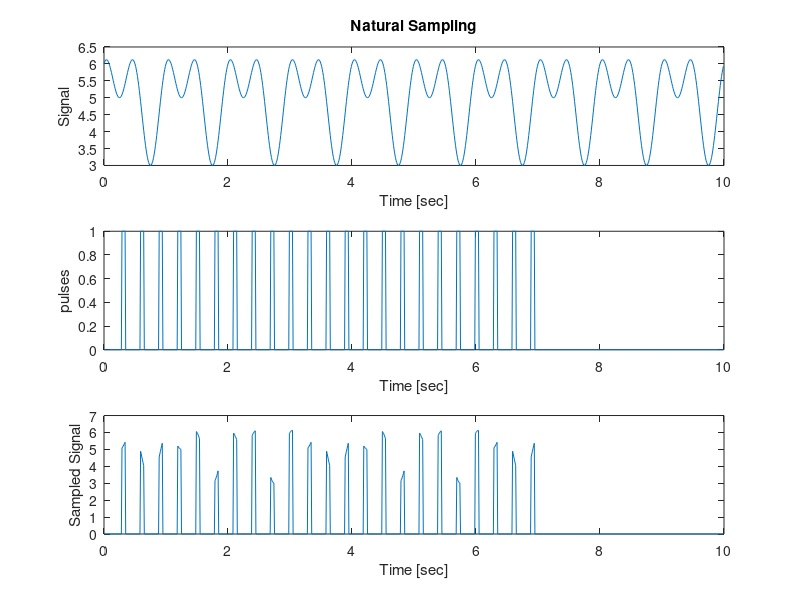
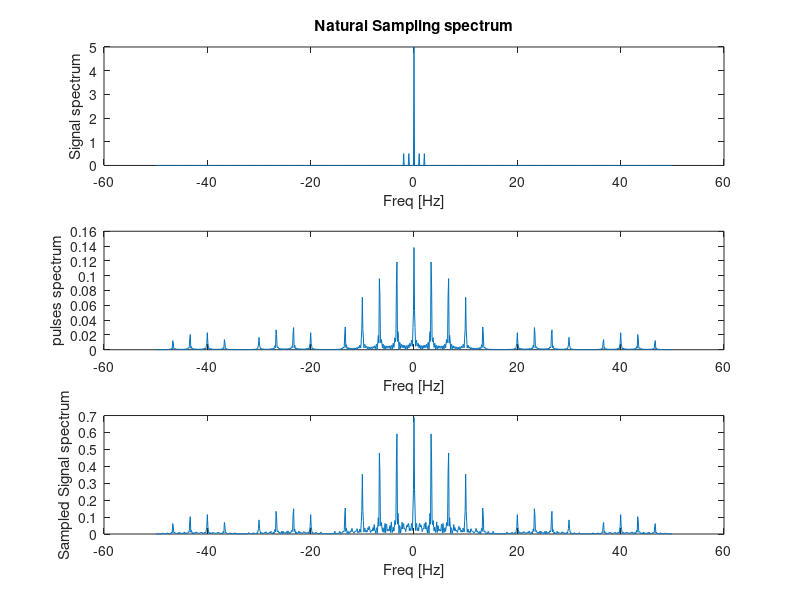

Write the MATLAB code that produced these figures, in order.
close all 
clear all
clc
fs = 100;                                % Sample frequency (Hz)
t = 0:1/fs:10-1/fs;                      % 10 sec sample

w=5+sin(2*pi*t)+cos(2*pi*2*t); %max freq is 2 hz
tauP=zeros(size(w)); %the pulses
for i=1:(length(t)/30)-10
   tauP(30*i:5+30*i) =1;
end
ws=tauP.*w;

%signal spectrum
wlength = length(w);          % Window length
f = (-wlength/2:wlength/2-1)*(fs/wlength);  % 0-centered frequency range
FW = fftshift(fft(w));          % Rearrange y values
powerW = abs(FW)/wlength;   % 0-centered power
%pulse spectrum
FtauP = fftshift(fft(tauP));          % Rearrange y values
powertauP = abs(FtauP)/wlength;   % 0-centered power
%sampled signal spectrum
Fws = fftshift(fft(ws));          % Rearrange y values
powerws = abs(Fws)/wlength;   % 0-centered power

figure(1)
subplot(3,1,1)
plot(t,w)
title('Natural Sampling')
xlabel('Time [sec]')
ylabel('Signal')
subplot(3,1,2)
plot(t,tauP)
xlabel('Time [sec]')
ylabel('pulses')
subplot(3,1,3)
plot(t,ws)
xlabel('Time [sec]')
ylabel('Sampled Signal')

figure(2)
subplot(3,1,1)
plot(f,powerW)
title('Natural Sampling spectrum')
xlabel('Freq [Hz]')
ylabel('Signal spectrum')
subplot(3,1,2)
plot(f,powertauP)
xlabel('Freq [Hz]')
ylabel('pulses spectrum')
subplot(3,1,3)
plot(f,powerws)
xlabel('Freq [Hz]')
ylabel('Sampled Signal spectrum')